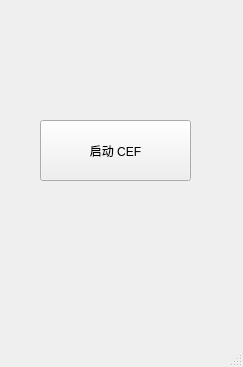
<?xml version="1.0" encoding="UTF-8"?>
<ui version="4.0">
 <class>WWLOCALREGISTER</class>
 <widget class="QMainWindow" name="WWLOCALREGISTER">
  <property name="geometry">
   <rect>
    <x>0</x>
    <y>0</y>
    <width>243</width>
    <height>367</height>
   </rect>
  </property>
  <property name="windowTitle">
   <string>WWLOCALREGISTER</string>
  </property>
  <widget class="QWidget" name="centralwidget">
   <widget class="QPushButton" name="pushButton">
    <property name="geometry">
     <rect>
      <x>40</x>
      <y>120</y>
      <width>151</width>
      <height>61</height>
     </rect>
    </property>
    <property name="text">
     <string>启动 CEF</string>
    </property>
   </widget>
  </widget>
  <widget class="QMenuBar" name="menubar">
   <property name="geometry">
    <rect>
     <x>0</x>
     <y>0</y>
     <width>243</width>
     <height>24</height>
    </rect>
   </property>
  </widget>
  <widget class="QStatusBar" name="statusbar"/>
 </widget>
 <resources/>
 <connections/>
</ui>
